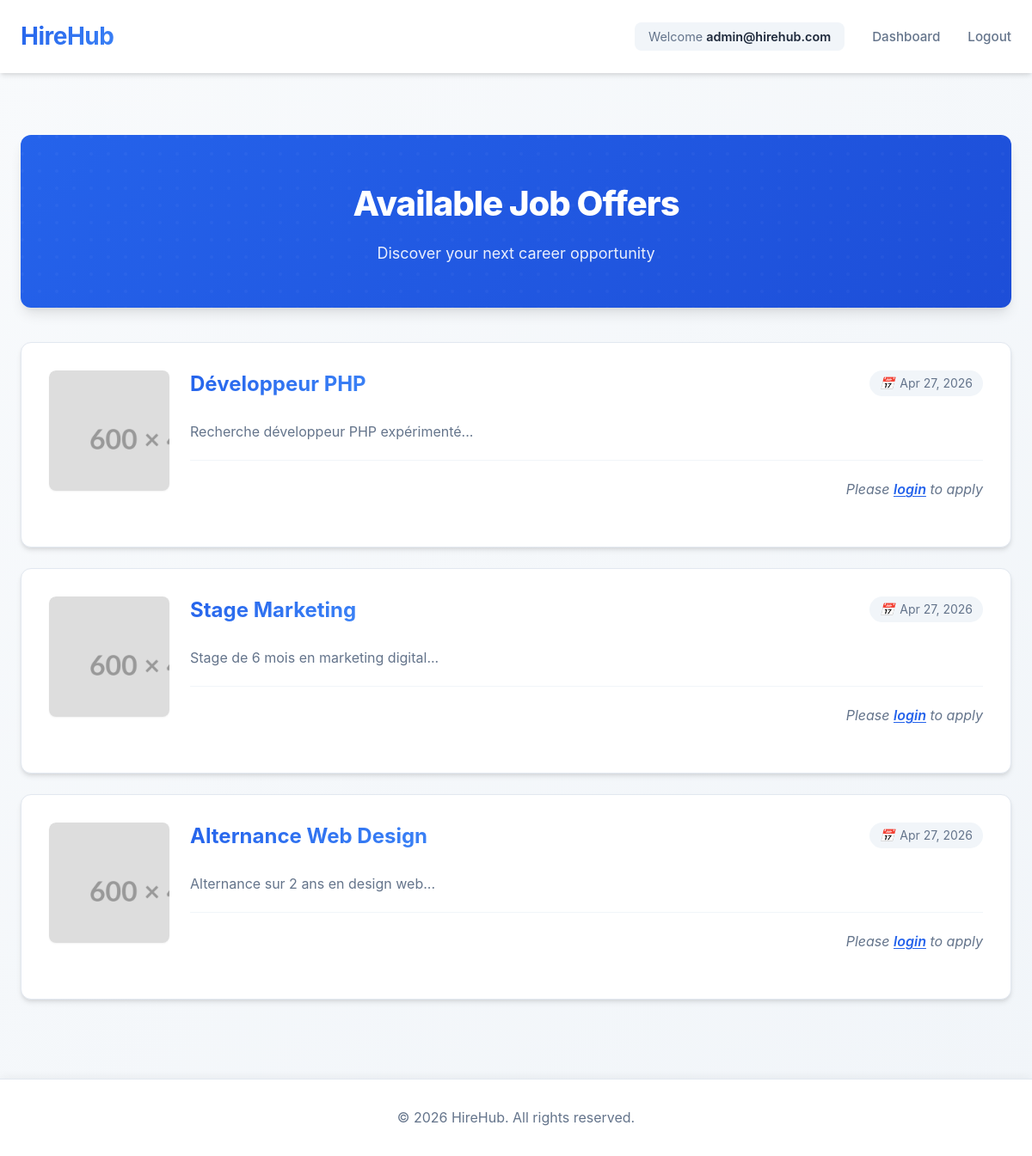
The page / (signed in) on the database its author committed.
### tables this page shows
CREATE TABLE job_offers (
    id INT PRIMARY KEY AUTO_INCREMENT,
    title VARCHAR(255) NOT NULL,
    description TEXT NOT NULL,
    company VARCHAR(255) NOT NULL,
    location VARCHAR(255) NOT NULL,
    type ENUM('CDI', 'CDD', 'Stage', 'Alternance', 'Freelance') NOT NULL,
    salary VARCHAR(100),
    image_path VARCHAR(500),
    created_by INT,
    created_at TIMESTAMP DEFAULT CURRENT_TIMESTAMP,
    FOREIGN KEY (created_by) REFERENCES users(id) ON DELETE SET NULL
);

### classes/Database.php (called while the page is built, shortened)
<?php
class Database {
    public function __construct() {
        $host = 'localhost';
        $dbname = 'hire_hub';
        $username = 'root';
        $password = '';
        $this->conn = mysqli_connect($host, $username, $password, $dbname);
    }
}

### public/index.php (the view, shortened to what this page needs)
<?php
require_once "../classes/Database.php";
$db = new Database();
$sql = "SELECT * FROM job_offers ORDER BY created_at DESC";
$result = mysqli_query($db->conn, $sql);
require_once "../includes/header.php";
?>
<div class="hero-section">
    <div class="hero-content">
        <h1>Available Job Offers</h1>
        <p>Discover your next career opportunity</p>
    </div>
</div>
<?php
if (mysqli_num_rows($result) > 0) {
    ?>
    <div class="job-list">
    <?php
    while ($job = mysqli_fetch_assoc($result)) {
        $imagePath = 'assets/images/default.png';
        ?>
        <div class="job-card">
            <div class="job-content-wrapper">
                <div class="job-image-wrapper">
                    <img src="<?php echo htmlspecialchars($imagePath); ?>"
                         alt="<?php echo htmlspecialchars($job['title']); ?>"
                         class="job-image">
                </div>
                <div class="job-info">
                    <div class="job-header">
                        <h3 class="job-title"><?php echo htmlspecialchars($job['title']); ?></h3>
                        <?php if (isset($job['created_at'])) { ?>
                            <span class="job-date">
                                <i class="icon-calendar">📅</i> <?php echo date('M j, Y', strtotime($job['created_at'])); ?>
                            </span>
                        <?php } ?>
                    </div>
                    <div class="job-description">
                        <p><?php echo nl2br(htmlspecialchars($job['description'])); ?></p>
                    </div>
                    <div class="job-footer">
                        <?php if (isset($_SESSION['user']) && $_SESSION['user']['role'] === 'USER') { ?>
                            <a href="apply.php?offer_id=<?php echo $job['id']; ?>" class="btn btn-primary">Apply Now</a>
                        <?php } else { ?>
                            <p class="login-prompt">Please <a href="login.php">login</a> to apply</p>
                        <?php } ?>
                    </div>
                </div>
            </div>
        </div>
        <?php
    }
    ?>
    </div>
    <?php
}
?>
<?php require_once "../includes/footer.php"; ?>

### assets/css/style.css (style rules this page uses)
* { margin: 0; padding: 0; box-sizing: border-box; }
:root { --primary-color: #2563eb; --primary-dark: #1d4ed8; --primary-light: #3b82f6; --secondary-color: #64748b; --success-color: #10b981; --error-color: #ef4444; --warning-color: #f59e0b; --text-primary: #1e293b; --text-secondary: #64748b; --bg-primary: #ffffff; --bg-secondary: #f8fafc; --bg-tertiary: #f1f5f9; --border-color: #e2e8f0; --shadow-sm: 0 1px 2px 0 rgba(0, 0, 0, 0.05); --shadow-md: 0 4px 6px -1px rgba(0, 0, 0, 0.1), 0 2px 4px -1px rgba(0, 0, 0, 0.06); --shadow-lg: 0 10px 15px -3px rgba(0, 0, 0, 0.1), 0 4px 6px -2px rgba(0, 0, 0, 0.05); --shadow-xl: 0 20px 25px -5px rgba(0, 0, 0, 0.1), 0 10px 10px -5px rgba(0, 0, 0, 0.04); --radius-sm: 6px; --radius-md: 8px; --radius-lg: 12px; }
body { font-family: 'Inter', -apple-system, BlinkMacSystemFont, 'Segoe UI', Roboto, 'Helvetica Neue', Arial, sans-serif; line-height: 1.6; color: var(--text-primary); background: linear-gradient(135deg, #f8fafc 0%, #f1f5f9 100%); min-height: 100vh; -webkit-font-smoothing: antialiased; -moz-osx-font-smoothing: grayscale; }
.job-list { display: grid; gap: 24px; }
.job-card { background: var(--bg-primary); border-radius: var(--radius-lg); padding: 32px; box-shadow: var(--shadow-md); transition: all 0.3s ease; border: 1px solid var(--border-color); position: relative; overflow: hidden; }
.job-card::before { content: ''; position: absolute; top: 0; left: 0; width: 4px; height: 100%; background: linear-gradient(180deg, var(--primary-color) 0%, var(--primary-light) 100%); transform: scaleY(0); transition: transform 0.3s ease; }
.job-card h3 { margin-bottom: 16px; color: var(--text-primary); font-size: 1.5rem; font-weight: 700; background: linear-gradient(135deg, var(--primary-color) 0%, var(--primary-light) 100%); -webkit-background-clip: text; -webkit-text-fill-color: transparent; background-clip: text; }
.job-card p { color: var(--text-secondary); margin-bottom: 20px; line-height: 1.7; font-size: 1rem; }
.hero-section { background: linear-gradient(135deg, var(--primary-color) 0%, var(--primary-dark) 100%); border-radius: var(--radius-lg); padding: 48px 32px; margin-bottom: 40px; color: white; box-shadow: var(--shadow-lg); text-align: center; position: relative; overflow: hidden; }
.hero-section::after { content: ''; position: absolute; top: 0; left: 0; right: 0; bottom: 0; opacity: 0.3; }
.hero-content { position: relative; z-index: 1; }
.hero-section h1 { font-size: 2.5rem; font-weight: 800; margin-bottom: 12px; letter-spacing: -1px; }
.hero-section p { font-size: 1.125rem; opacity: 0.9; max-width: 600px; margin: 0 auto; }
.job-content-wrapper { display: flex; gap: 24px; align-items: flex-start; }
.job-image-wrapper { flex-shrink: 0; width: 140px; height: 140px; border-radius: var(--radius-md); overflow: hidden; box-shadow: var(--shadow-sm); }
.job-image { width: 100%; height: 100%; object-fit: cover; transition: transform 0.5s ease; display: block; }
.job-info { flex-grow: 1; display: flex; flex-direction: column; height: 100%; }
.job-header { display: flex; justify-content: space-between; align-items: flex-start; margin-bottom: 12px; gap: 16px; }
.job-title { font-size: 1.5rem; font-weight: 700; color: var(--text-primary); margin: 0; line-height: 1.3; transition: color 0.3s ease; }
.job-date { font-size: 0.875rem; color: var(--text-secondary); white-space: nowrap; background: var(--bg-tertiary); padding: 4px 12px; border-radius: 20px; display: inline-flex; align-items: center; gap: 6px; }
.job-description { margin-bottom: 20px; flex-grow: 1; }
.job-description p { color: var(--text-secondary); line-height: 1.6; margin: 0; display: -webkit-box; -webkit-line-clamp: 3; -webkit-box-orient: vertical; overflow: hidden; }
.job-footer { margin-top: auto; padding-top: 20px; border-top: 1px solid var(--bg-tertiary); display: flex; justify-content: flex-end; align-items: center; }
.login-prompt { margin: 0; color: var(--text-secondary); font-style: italic; }
.login-prompt a { font-weight: 600; text-decoration: underline; text-underline-offset: 2px; }
a { color: var(--primary-color); text-decoration: none; transition: all 0.3s ease; }
.job-card .job-image { max-width: 250px !important; max-height: 160px !important; width: auto !important; height: auto !important; object-fit: cover !important; border-radius: var(--radius-md) !important; display: block !important; margin: 0 auto 20px !important; box-shadow: var(--shadow-sm) !important; }

### rows shown on the page
job_offers: title "Développeur PHP", created_at "Apr 27, 2026", description "Recherche développeur PHP expérimenté..."
job_offers: title "Stage Marketing", created_at "Apr 27, 2026", description "Stage de 6 mois en marketing digital..."
job_offers: title "Alternance Web Design", created_at "Apr 27, 2026", description "Alternance sur 2 ans en design web..."

### other values the page prints
$_SESSION['user']['name'] "admin@hirehub.com"
